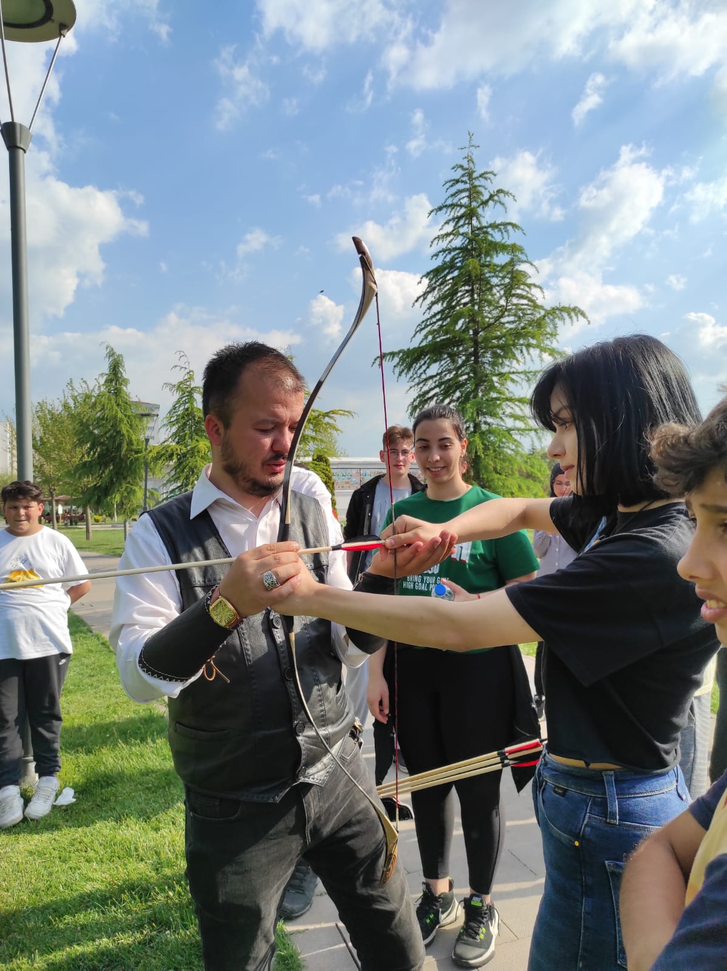
#> input picture image_processing/image _transformations/okcukiz.png, 727 x 971 px, shrunk from 1197 x 1600 before the run
$ python rotation.py
#> lines starting #> are read from the running program, lines starting #| are printed output that depends on the picture
# import required libraries
import cv2

# Read the original image
# The input (original image) is
# loaded and read with opencv imread command
img = cv2.imread('okcukiz.png')
#> img is the input picture: shape (971, 727, 3); mean B, G, R 129.7, 130, 120.4

# we get output to make sure the image is read
cv2.imshow('Original Image', img)
cv2.waitKey(0)

# rotate the image by 180 degree clockwise
img_cw_90 = cv2.rotate(img, cv2.ROTATE_90_CLOCKWISE)
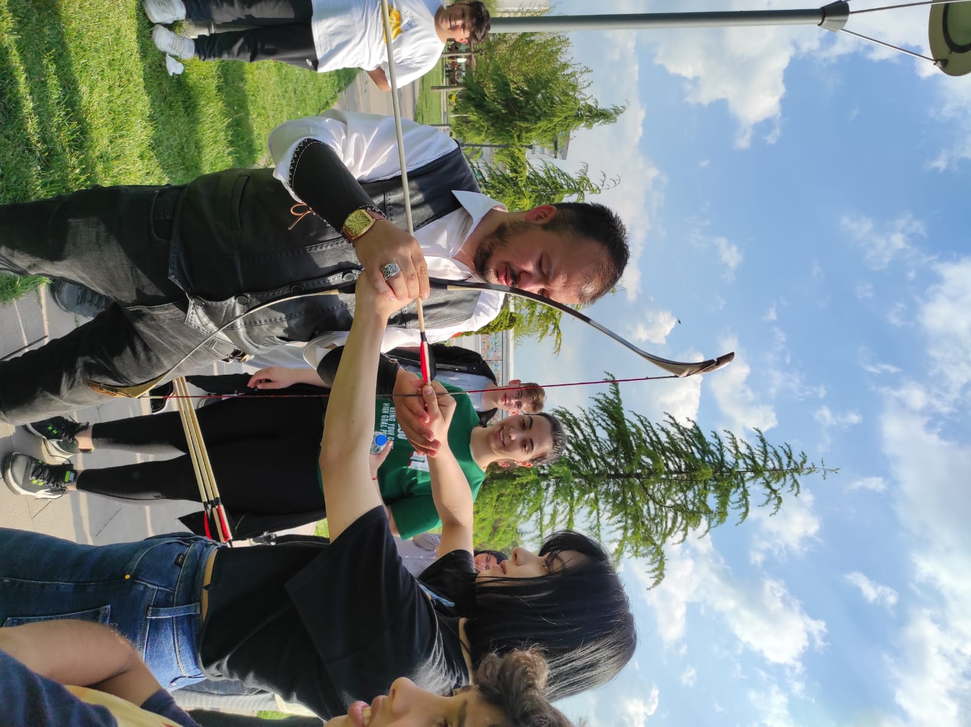
#> img_cw_90: shape (727, 971, 3); mean B, G, R 129.7, 130, 120.4

# display the rotated image
cv2.imshow("Image rotated by 180 degree", img_cw_90)
cv2.imwrite('rotation.png', img_cw_90)
cv2.waitKey(0)
cv2.destroyAllWindows()

$ run again, with image_processing/image _transformations/anam.png copied over image_processing/image _transformations/okcukiz.png
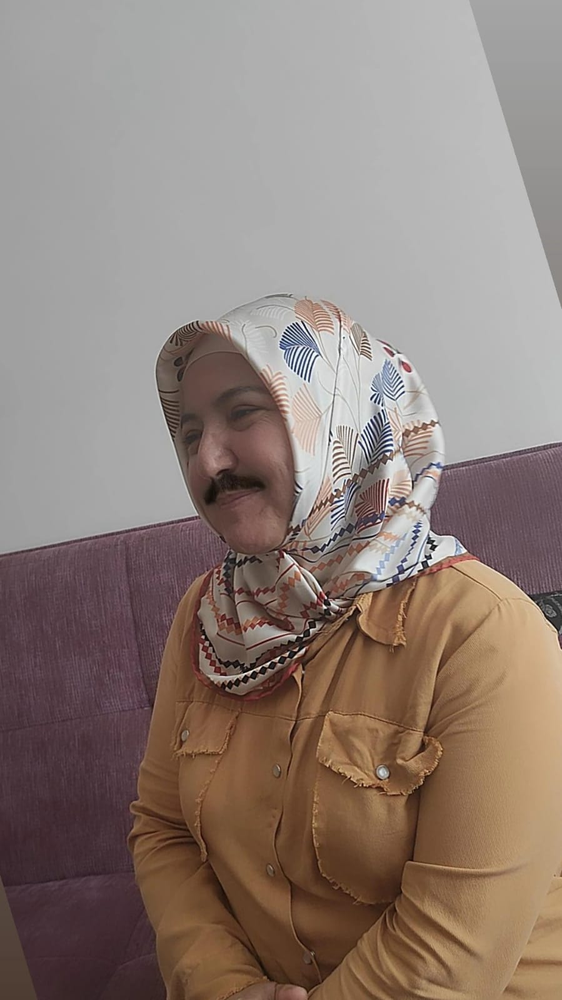
#> input picture image_processing/image _transformations/anam.png, 562 x 1000 px, shrunk from 899 x 1599 before the run
#> img is the input picture: shape (1000, 562, 3); mean B, G, R 119.3, 127, 142.1
#> `img_cw_90 = cv2.rotate(img, cv2.ROTATE_90_CLOCKWISE)`:
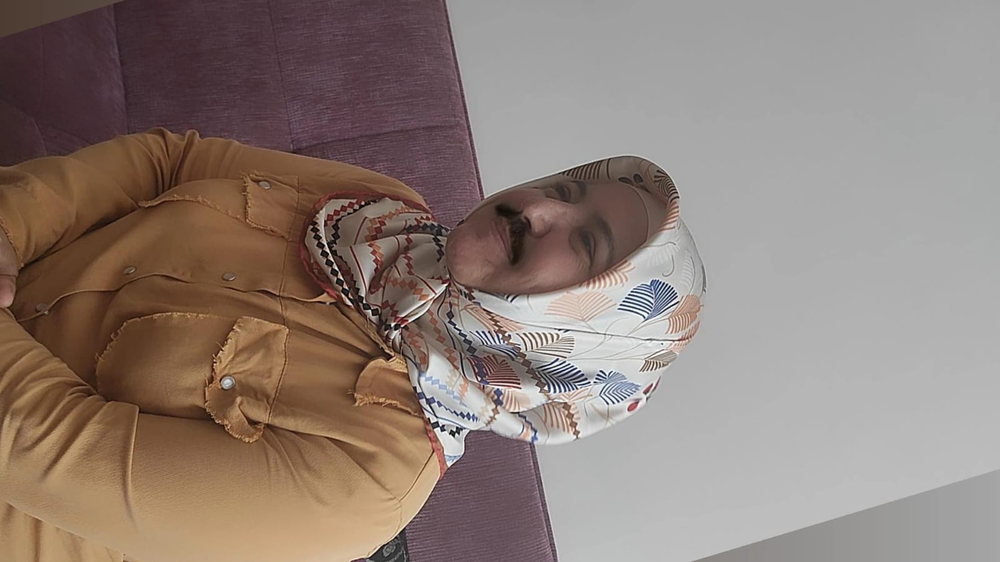
#> img_cw_90: shape (562, 1000, 3); mean B, G, R 119.3, 127, 142.1
